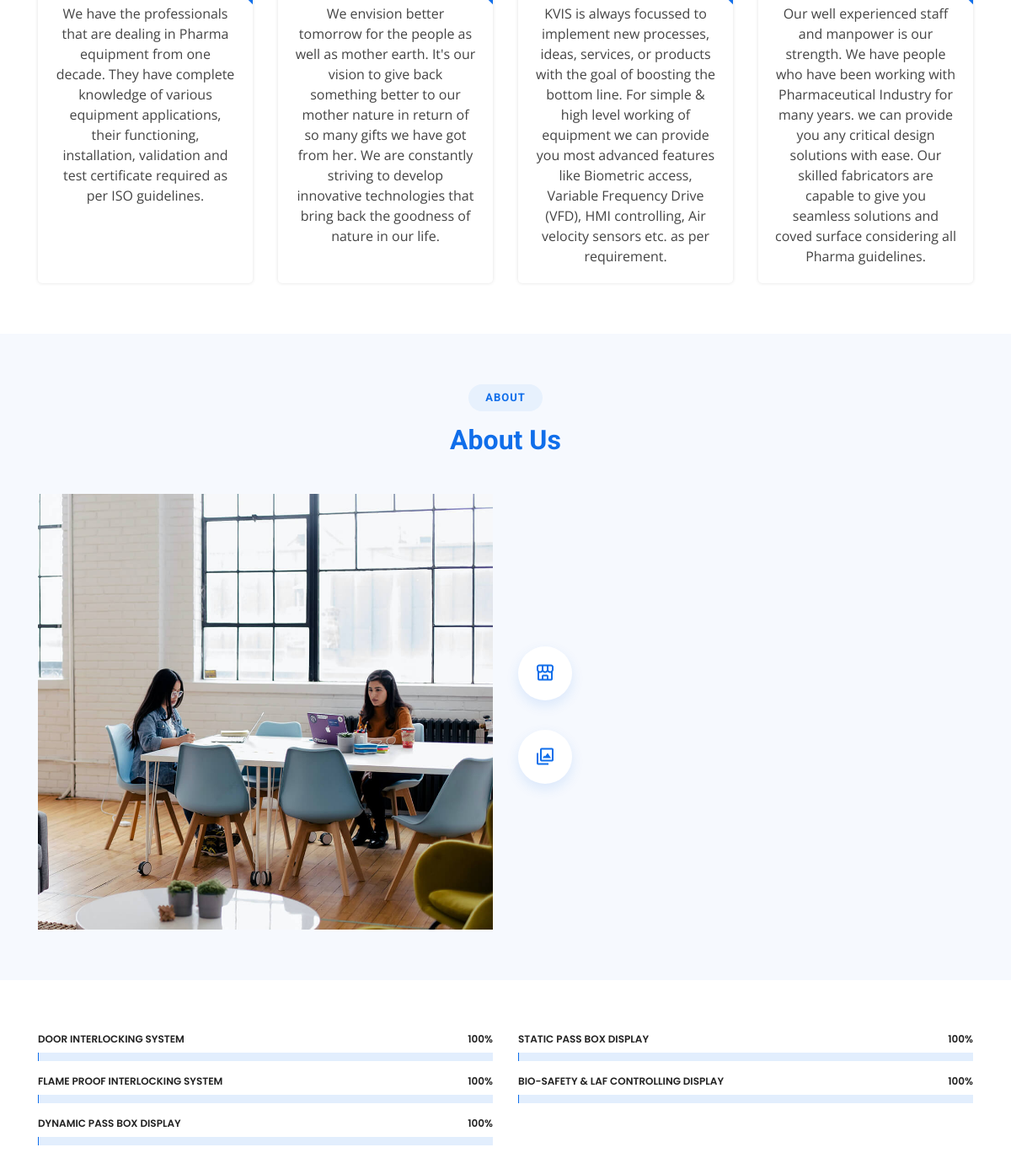
The app's page / (middle part), older data.
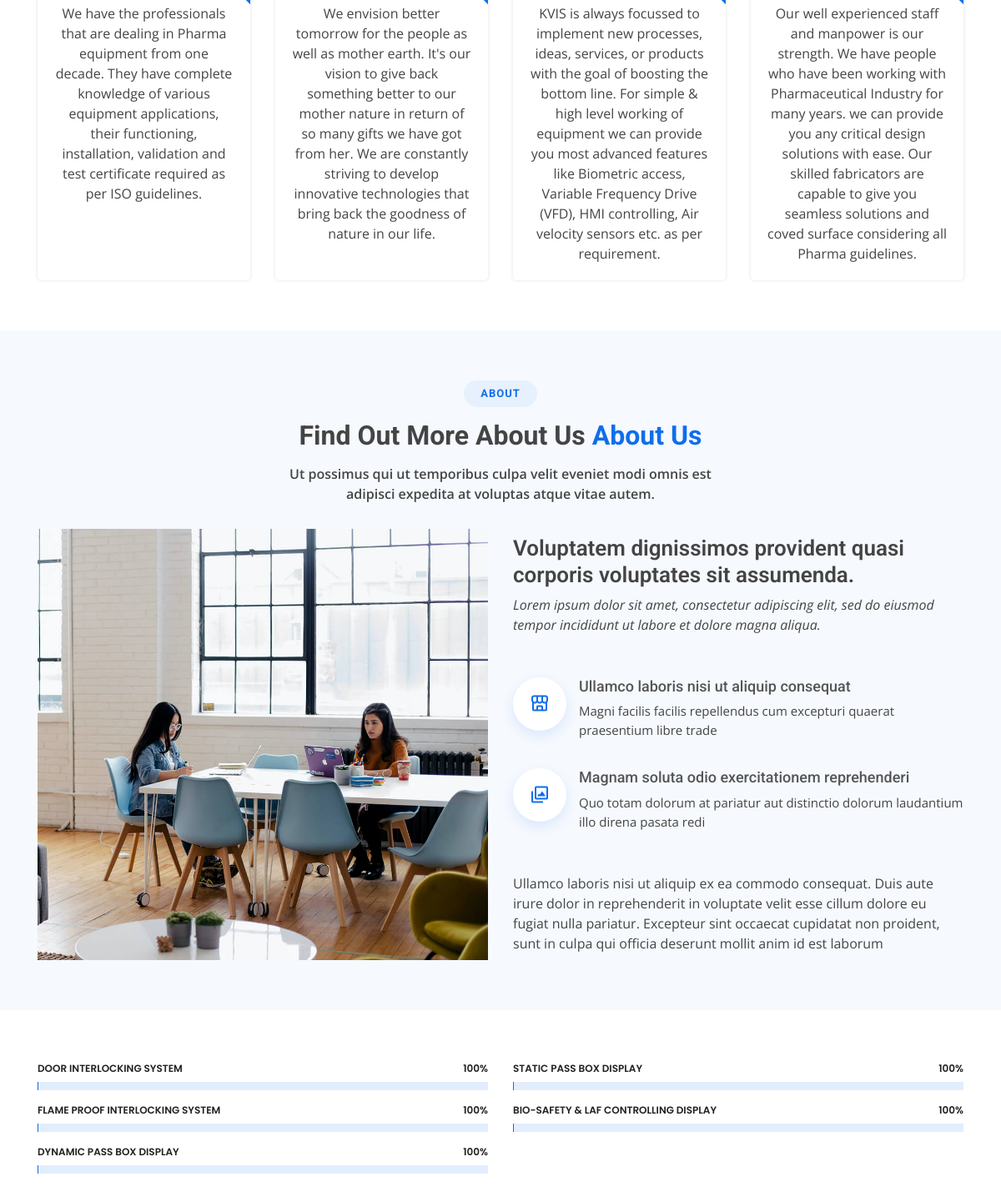
The same page, newer data.
### content/models.py (models this page shows)
class AboutUs(models.Model):
    heading1 = models.CharField(max_length=2000, default=" ")
    description1 = models.CharField(max_length=2000, default=" ")
    heading2 = models.CharField(max_length=2000, default=" ")
    description2 = models.CharField(max_length=2000, default=" ")
    li_item_heading1 = models.CharField(max_length=2000, default=" ")
    li_item_description1 = models.CharField(max_length=2000, default=" ")
    li_item_heading2 = models.CharField(max_length=2000, default=" ")
    li_item_description2 = models.CharField(max_length=2000, default=" ")
    description = models.CharField(max_length=3000, default=" ")
    image_url = models.CharField(max_length=3000, default=" ")
    @property
    def has_image(self):
        return True if len(self.image_url) > 2 else False

### kvisengg/views.py (the view)
# urls.py: path('', views.index)
def index(request):
    about = AboutUs.objects.last()
    project_complete = ProjectComplete.objects.last()
    products = Product.objects.all()
    reviews = Reviews.objects.all()
    teams = Team.objects.all()
    portfolio = Portfolio.objects.all()
    payload = dict(
        about=about, project_complete=project_complete, products=products, reviews=reviews, teams=teams, portfolio=portfolio, contact_form=ContactForm()
    )
    if request.method == 'POST':
        form = ContactForm(request.POST)
        if form.is_valid():
            form.save()
            payload['success'] = True
            return render(request, 'base.html', payload)
    return render(request, 'base.html', payload)

### templates/base.html (shortened to what this page needs)
{% load static %}
<!DOCTYPE html>
<html lang="en">
<head>
  <link href="{% static 'assets/vendor/bootstrap/css/bootstrap.min.css'%}" rel="stylesheet">
    <link href="{% static 'assets/vendor/icofont/icofont.min.css' %}" rel="stylesheet" />
    <link href="{% static 'assets/vendor/boxicons/css/boxicons.min.css' %}" rel="stylesheet" />
    <link
      href="{%static 'assets/vendor/owl.carousel/assets/owl.carousel.min.css' %}"
      rel="stylesheet"
    />
    <link href="{% static 'assets/vendor/venobox/venobox.css' %}" rel="stylesheet" />
    <link href="{% static 'assets/vendor/aos/aos.css' %}" rel="stylesheet" />
    <link href="{% static 'assets/css/style.css' %}" rel="stylesheet" />
</head>
<body>
  <main id="main">
    <section id="pricing" class="pricing">
      <div class="container" data-aos="fade-up">
        <div class="row">
          <div class="col-lg-3 col-md-6 mt-4 mt-lg-0" data-aos="fade-up" data-aos-delay="400">
            <div class="box">
              <span class="advanced"><span>KV<span style="color: #FF8C00;">i</span>S Engg</span></span>
              <span>
                We have the professionals that are dealing in Pharma equipment from one
decade. They have complete knowledge of various equipment applications, their functioning,
installation, validation and test certificate required as per ISO guidelines.
<br><br><br><br>
</span>
            </div>
          </div>
          <div class="col-lg-3 col-md-6 mt-4 mt-lg-0" data-aos="fade-up" data-aos-delay="400">
            <div class="box">
              <span class="advanced"><span>KV<span style="color: #FF8C00;">i</span>S Engg</span></span>
              <span>
                We envision better tomorrow for the people as well as mother earth. It's our vision to
give back something better to our mother nature in return of so many gifts we have got from
her. We are constantly striving to develop innovative technologies that bring back the
goodness of nature in our life.
<br><br>
              </span>
            </div>
          </div>
          <div class="col-lg-3 col-md-6 mt-4 mt-lg-0" data-aos="fade-up" data-aos-delay="400">
            <div class="box">
              <span class="advanced"><span>KV<span style="color: #FF8C00;">i</span>S Engg</span></span>
             <span>
              KVIS is always focussed to implement new processes, ideas, services, or products
              with the goal of boosting the bottom line. For simple & high level working of equipment we can
              provide you most advanced features like Biometric access, Variable Frequency Drive (VFD),
              HMI controlling, Air velocity sensors etc. as per requirement.
             </span>
            </div>
          </div>
          <div class="col-lg-3 col-md-6 mt-4 mt-lg-0" data-aos="fade-up" data-aos-delay="400">
            <div class="box">
              <span class="advanced"><span>KV<span style="color: #FF8C00;">i</span>S Engg</span></span>
              <span>
                Our well experienced staff and manpower is our strength. We have people who
have been working with Pharmaceutical Industry for many years. we can provide you any
critical design solutions with ease. Our skilled fabricators are capable to give you seamless
solutions and coved surface considering all Pharma guidelines.
              </span>
            </div>
          </div>
        </div>
      </div>
    </section>
    <section id="about" class="about section-bg">
      <div class="container" data-aos="fade-up">
        <div class="section-title">
          <h2>About</h2>
          <h3>{{about.heading1}} <span>About Us</span></h3>
          <p>
          {{about.description1}}
          </p>
        </div>
        <div class="row">
          <div class="col-lg-6" data-aos="zoom-out" data-aos-delay="100">
            {% if about.has_image %}
               <img src="{{about.image_url}}" class="img-fluid" alt="">
            {% else %}
               <img src="{% static 'assets/img/about.jpg' %}" class="img-fluid" alt="">
            {% endif %}
          </div>
          <div class="col-lg-6 pt-4 pt-lg-0 content d-flex flex-column justify-content-center" data-aos="fade-up" data-aos-delay="100">
            <h3>{{about.heading2}}</h3>
            <p class="font-italic">
             {{about.description2}}
            </p>
            <ul>
              <li>
                <i class="bx bx-store-alt"></i>
                <div>
                  <h5>{{about.li_item_heading1}}</h5>
                  <p>{{about.li_item_description1}}</p>
                </div>
              </li>
              <li>
                <i class="bx bx-images"></i>
                <div>
                  <h5>{{about.li_item_heading2}}</h5>
                  <p>{{about.li_item_description2}}</p>
                </div>
              </li>
            </ul>
            <p>
              {{about.description}}
            </p>
          </div>
        </div>
      </div>
    </section>
    <section id="skills" class="skills">
      <div class="container" data-aos="fade-up">
        <div class="row skills-content">
          <div class="col-lg-6">
            <div class="progress">
              <span class="skill">DOOR INTERLOCKING SYSTEM <i class="val">100%</i></span>
              <div class="progress-bar-wrap">
              </div>
            </div>
            <div class="progress">
              <span class="skill">FLAME PROOF INTERLOCKING SYSTEM <i class="val">100%</i></span>
              <div class="progress-bar-wrap">
              </div>
            </div>
            <div class="progress">
              <span class="skill">DYNAMIC PASS BOX DISPLAY <i class="val">100%</i></span>
              <div class="progress-bar-wrap">
              </div>
            </div>
          </div>
          <div class="col-lg-6">
            <div class="progress">
              <span class="skill">STATIC PASS BOX DISPLAY <i class="val">100%</i></span>
              <div class="progress-bar-wrap">
              </div>
            </div>
            <div class="progress">
              <span class="skill">BIO-SAFETY & LAF CONTROLLING DISPLAY <i class="val">100%</i></span>
              <div class="progress-bar-wrap">
              </div>
            </div>
          </div>
        </div>
      </div>
    </section>
  </main>
</body>
</html>

### static/assets/css/style.css (style rules this page uses)
body { font-family: "Open Sans", sans-serif; color: #444444; }
h1, h2, h3, h4, h5, h6 { font-family: "Roboto", sans-serif; }
section { padding: 60px 0; overflow: hidden; }
.section-bg { background-color: #f6f9fe; }
.section-title { text-align: center; padding-bottom: 30px; }
.section-title h2 { font-size: 13px; letter-spacing: 1px; font-weight: 700; padding: 8px 20px; margin: 0; background: #e7f1fd; color: #106eea; display: inline-block; text-transform: uppercase; border-radius: 50px; }
.section-title h3 { margin: 15px 0 0 0; font-size: 32px; font-weight: 700; }
.section-title h3 span { color: #106eea; }
.section-title p { margin: 15px auto 0 auto; font-weight: 600; }
@media (min-width: 1024px) { .section-title p { width: 50%; } }
.about .content h3 { font-weight: 600; font-size: 26px; }
.about .content ul { list-style: none; padding: 0; }
.about .content ul li { display: flex; align-items: flex-start; margin-bottom: 35px; }
.about .content ul li:first-child { margin-top: 35px; }
.about .content ul i { background: #fff; box-shadow: 0px 6px 15px rgba(16, 110, 234, 0.12); font-size: 24px; padding: 20px; margin-right: 15px; color: #106eea; border-radius: 50px; }
.about .content ul h5 { font-size: 18px; color: #555555; }
.about .content ul p { font-size: 15px; }
.about .content p:last-child { margin-bottom: 0; }
.skills .progress { height: 50px; display: block; background: none; }
.skills .progress .skill { padding: 10px 0; margin: 0 0 6px 0; text-transform: uppercase; display: block; font-weight: 600; font-family: "Poppins", sans-serif; color: #222222; }
.skills .progress .skill .val { float: right; font-style: normal; }
.skills .progress-bar-wrap { background: #e2eefd; }
.pricing .box { padding: 20px; background: #fff; text-align: center; box-shadow: 0px 0px 4px rgba(0, 0, 0, 0.12); border-radius: 5px; position: relative; overflow: hidden; }
.pricing .advanced { width: 200px; position: absolute; top: 18px; right: -68px; transform: rotate(45deg); z-index: 1; font-size: 14px; padding: 1px 0 3px 0; background: #106eea; color: #fff; }

Row changes from the older to the newer data that the page shows:
added AboutUs: heading1 "Find Out More About Us", description1 "Ut possimus qui ut temporibus culpa velit eveniet modi omnis est adipisci expedita at voluptas atque vitae autem.", heading2 "Voluptatem dignissimos provident quasi corporis voluptates sit assumenda.", description2 "Lorem ipsum dolor sit amet, consectetur adipiscing elit, sed do eiusmod tempor incididunt ut labore et dolore magna aliqua.", li_item_heading1 "Ullamco laboris nisi ut aliquip consequat", li_item_description1 "Magni facilis facilis repellendus cum excepturi quaerat praesentium libre trade", li_item_heading2 "Magnam soluta odio exercitationem reprehenderi", li_item_description2 "Quo totam dolorum at pariatur aut distinctio dolorum laudantium illo direna pasata redi", description "Ullamco laboris nisi ut aliquip ex ea commodo consequat. Duis aute irure dolor in reprehenderit in voluptate velit esse cillum dolore eu fugiat nulla pariatur. Excepteur sint occaecat cupidatat non proident, sunt in culpa qui officia deserunt mollit anim id est laborum"
